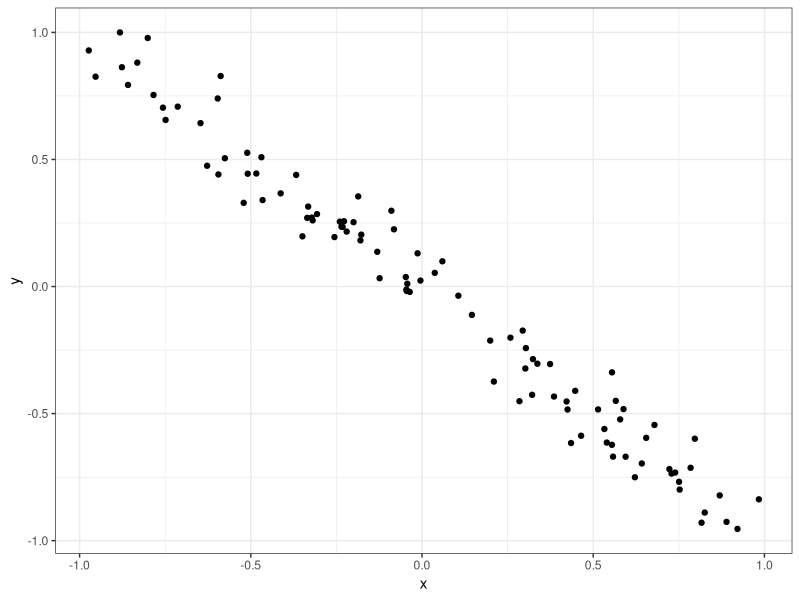
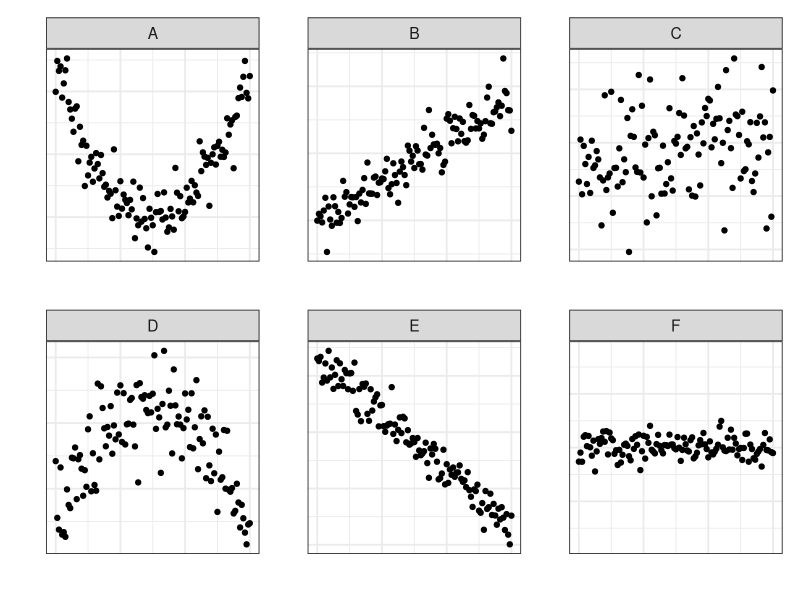
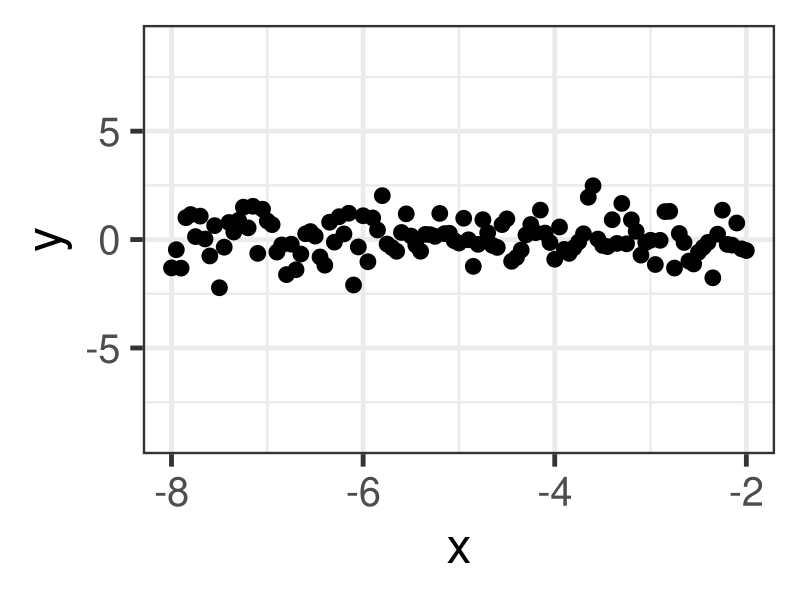
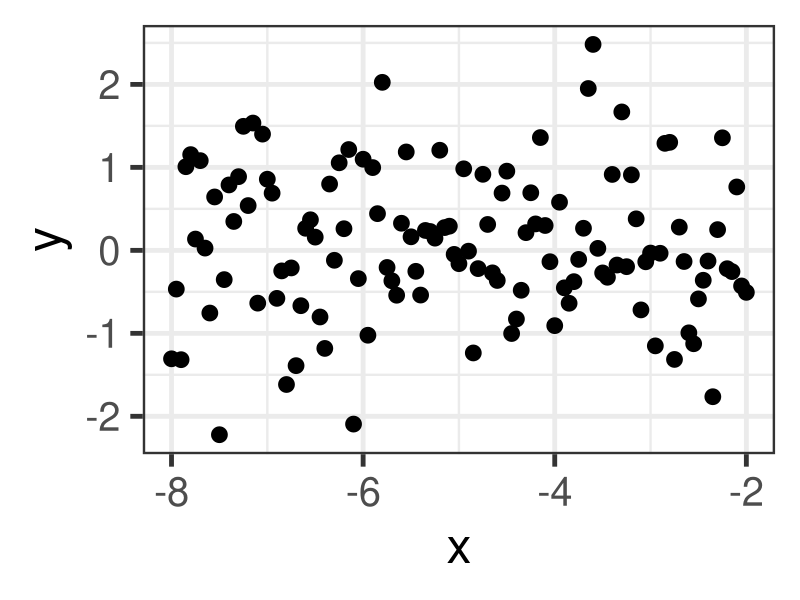
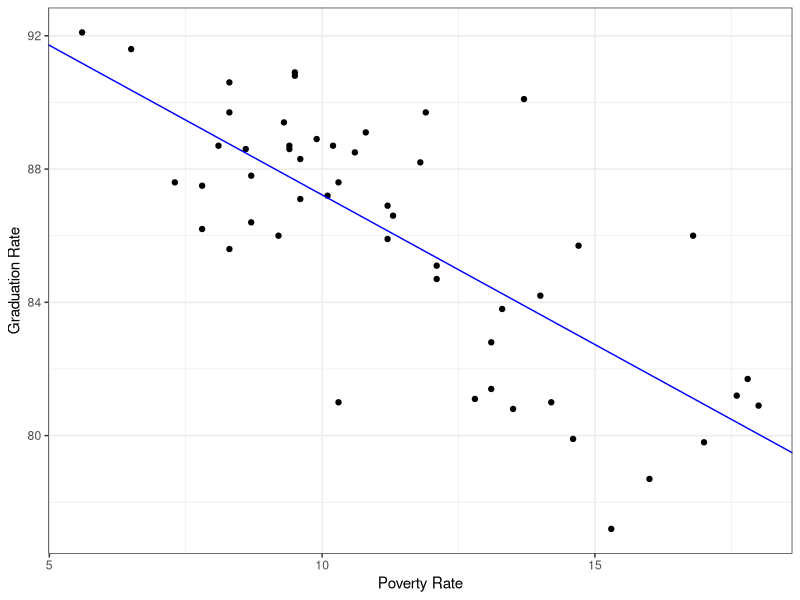
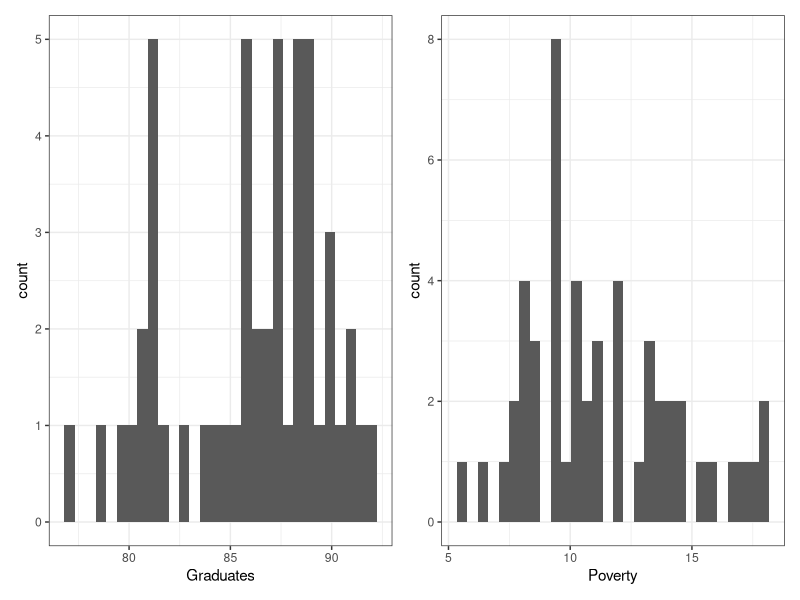
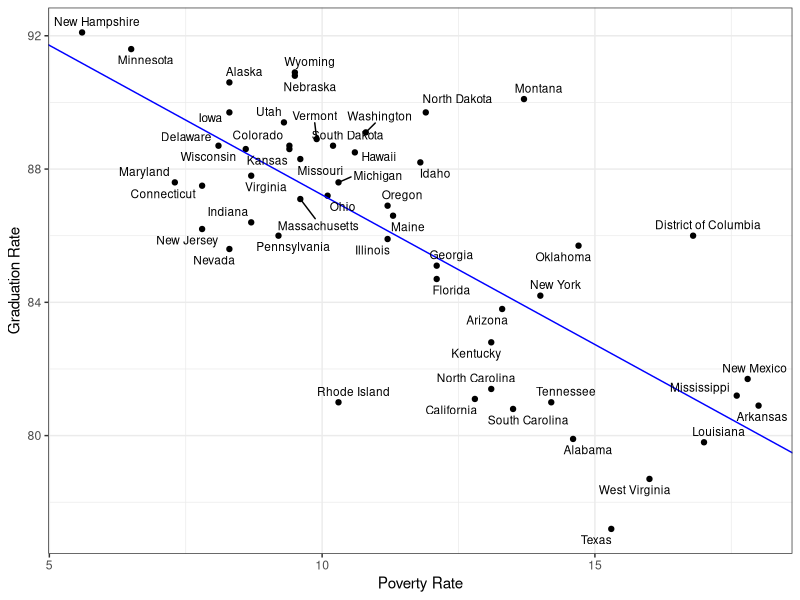

Recreate these plots in R, in order.
## ---- chunk 1
#| fig-align: center
#| fig-width: 5
#| fig-height: 3
library(tidyverse)
n_samples <- 100
set.seed(1)
x <- runif(n = n_samples, min = -1, max = 1) 
y <- -x + rnorm(n = n_samples, mean = 0, sd = .1)

data.frame(x = x, 
           y = y) %>% 
  ggplot(aes(x = x, y = y)) +  
  geom_point() +
  theme_bw()
## ---- chunk 2
#| fig-align: center
#| fig-width: 8
#| fig-height: 5

# simulate data -----------------------------------------------------
set.seed(9274)

x1 <- seq(0, 6, by = 0.05)

y_u <- (x1-3)^2 - 4 + rnorm(length(x1), mean = 0, sd = 1)
y_lin_pos_strong <- 3*x1 + 10 + rnorm(length(x1), mean = 0, sd = 2)
y_lin_pos_weak <- 3*x1 + 10 + rnorm(length(x1), mean = 0, sd = 20)

x2 <- seq(-8, -2, by = 0.05)

y_n <- -1 * (x2 + 5)^2 + 1 + rnorm(length(x2), mean = 0, sd = 2)
y_lin_neg_strong <- -5 * x2 + 3 + rnorm(length(x2), mean = 0, sd = 2)
y_none <- rnorm(length(x2), mean = 0, sd = 1)

df <- data.frame(x = c(rep(x1, 3), rep(x2, 3)),
                 y = c(y_u, y_lin_pos_strong, y_lin_pos_weak,
                       y_n, y_lin_neg_strong, y_none),
                 plot_num = rep(LETTERS[1:6], each = length(x1)))

library(tidyverse)
pa <- df %>%
    filter(plot_num == "A") %>%
    ggplot(aes(x = x, 
               y = y)) +
    geom_point() +
    facet_wrap(vars(plot_num), scales = "free") +
    theme_bw(base_size = 14) +
    theme(axis.text.x=element_blank(),
          axis.ticks.x=element_blank(),
          axis.text.y=element_blank(),
          axis.ticks.y=element_blank()) +
    labs(x = "",
         y = "")

pb <- df %>%
    filter(plot_num == "B") %>%
    ggplot(aes(x = x, 
               y = y)) +
    geom_point() +
    facet_wrap(vars(plot_num), scales = "free") +
    theme_bw(base_size = 14) +
    theme(axis.text.x=element_blank(),
          axis.ticks.x=element_blank(),
          axis.text.y=element_blank(),
          axis.ticks.y=element_blank()) +
    labs(x = "",
         y = "")

pc <- df %>%
    filter(plot_num == "C") %>%
    ggplot(aes(x = x, 
               y = y)) +
    geom_point() +
    facet_wrap(vars(plot_num), scales = "free") +
    theme_bw(base_size = 14) +
    theme(axis.text.x=element_blank(),
          axis.ticks.x=element_blank(),
          axis.text.y=element_blank(),
          axis.ticks.y=element_blank()) +
    labs(x = "",
         y = "")

pd <- df %>%
    filter(plot_num == "D") %>%
    ggplot(aes(x = x, 
               y = y)) +
    geom_point() +
    facet_wrap(vars(plot_num), scales = "free") +
    theme_bw(base_size = 14) +
    theme(axis.text.x=element_blank(),
          axis.ticks.x=element_blank(),
          axis.text.y=element_blank(),
          axis.ticks.y=element_blank()) +
    labs(x = "",
         y = "")

pe <- df %>%
    filter(plot_num == "E") %>%
    ggplot(aes(x = x, 
               y = y)) +
    geom_point() +
    facet_wrap(vars(plot_num), scales = "free") +
    theme_bw(base_size = 14) +
    theme(axis.text.x=element_blank(),
          axis.ticks.x=element_blank(),
          axis.text.y=element_blank(),
          axis.ticks.y=element_blank()) +
    labs(x = "",
         y = "")

pf <- df %>%
    filter(plot_num == "F") %>%
    ggplot(aes(x = x, 
               y = y)) +
    geom_point() +
    facet_wrap(vars(plot_num), scales = "free") +
    theme_bw(base_size = 14) +
    ylim(-9, 9) +
    theme(axis.text.x=element_blank(),
          axis.ticks.x=element_blank(),
          axis.text.y=element_blank(),
          axis.ticks.y=element_blank()) +
    labs(x = "",
         y = "")

library(patchwork)
(pa + pb + pc) / (pd + pe + pf)
## ---- chunk 3
#| echo: false
df_f <- filter(df, plot_num == "F") %>%
    select(x, y)
## ---- chunk 4
#| echo: true
df_f
## ---- chunk 5
#| echo: false
#| eval: true
#| fig-height: 8
df_f %>%
    ggplot(aes(x = x,
               y = y)) +
    geom_point(size = 5) +
    ylim(-9, 9) +
    theme_bw(base_size = 36)
## ---- chunk 6
#| echo: false
#| eval: true
#| fig-height: 8
df_f %>%
    ggplot(aes(x = x,
               y = y)) +
    geom_point(size = 5) +
    theme_bw(base_size = 36)

## ---- chunk 7
#| echo: true
df_f %>%
    summarize(pearson = cor(x, y))
## ---- chunk 8
#| fig-width: 5
#| fig-height: 3
#| fig-align: center

poverty <- read_delim("poverty.csv")

m1 <- lm(Graduates ~ Poverty, data = poverty)

p_nolabs <- poverty %>%
  ggplot(aes(x = Poverty, 
             y = Graduates)) +
  geom_point() +
  geom_abline(slope = coef(m1)[2],
              intercept = coef(m1)[1],
              color = "blue") +
  labs(x = "Poverty Rate",
       y = "Graduation Rate") +
  theme_bw()

p_nolabs
## ---- chunk 9
#| fig-align: center
p_grad <- ggplot(poverty, aes(x = Graduates)) +
  geom_histogram() +
  theme_bw()

p_poverty <- ggplot(poverty, aes(x = Poverty)) +
  geom_histogram() +
  theme_bw()

library(patchwork)
p_grad + p_poverty
## ---- chunk 10
#| fig-width: 5
#| fig-height: 3
#| fig-align: center

library(ggrepel)
p_nolabs +   
  geom_text_repel(aes(label = State), size = 3)
